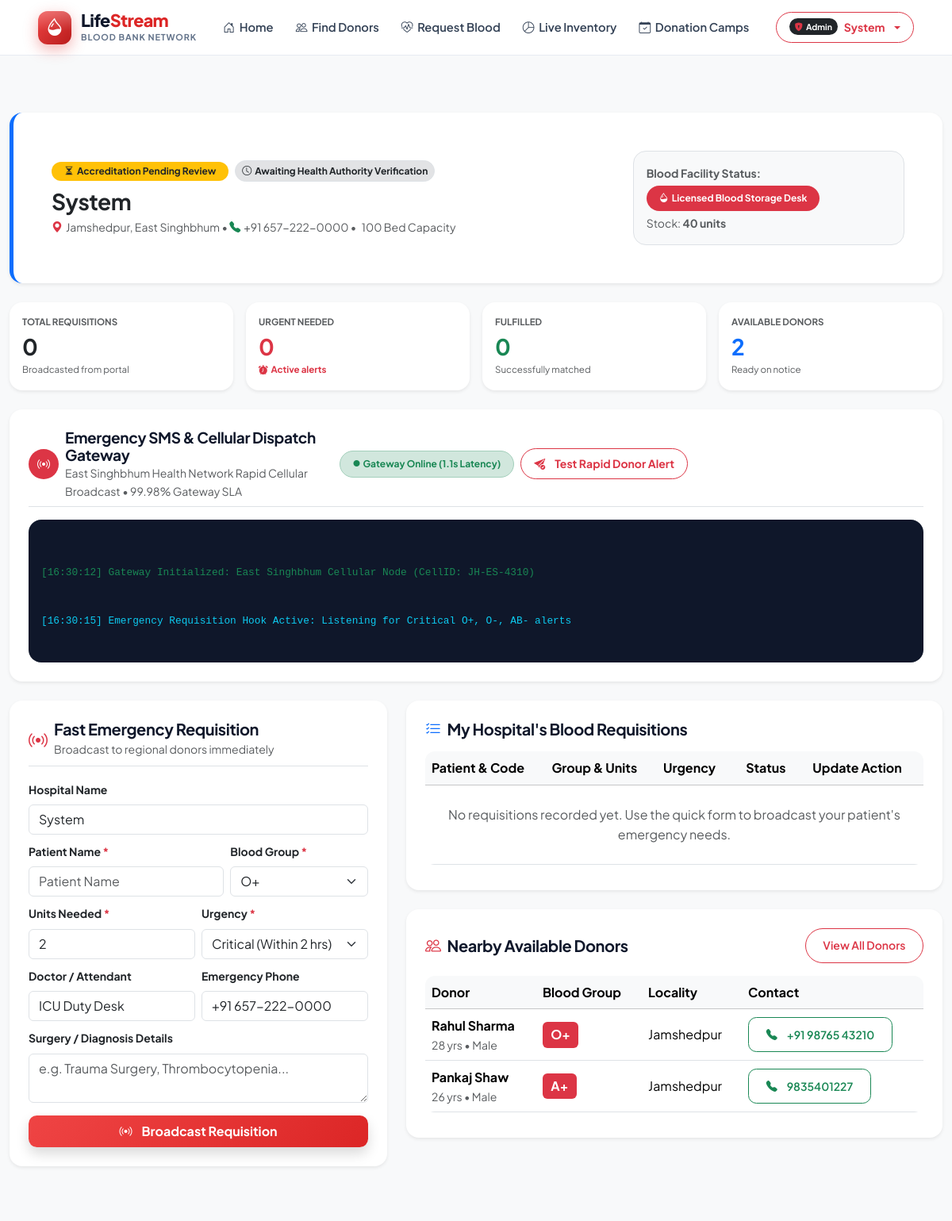
Before: /dashboard/hospital/ (signed in, upper part) with the older database file.
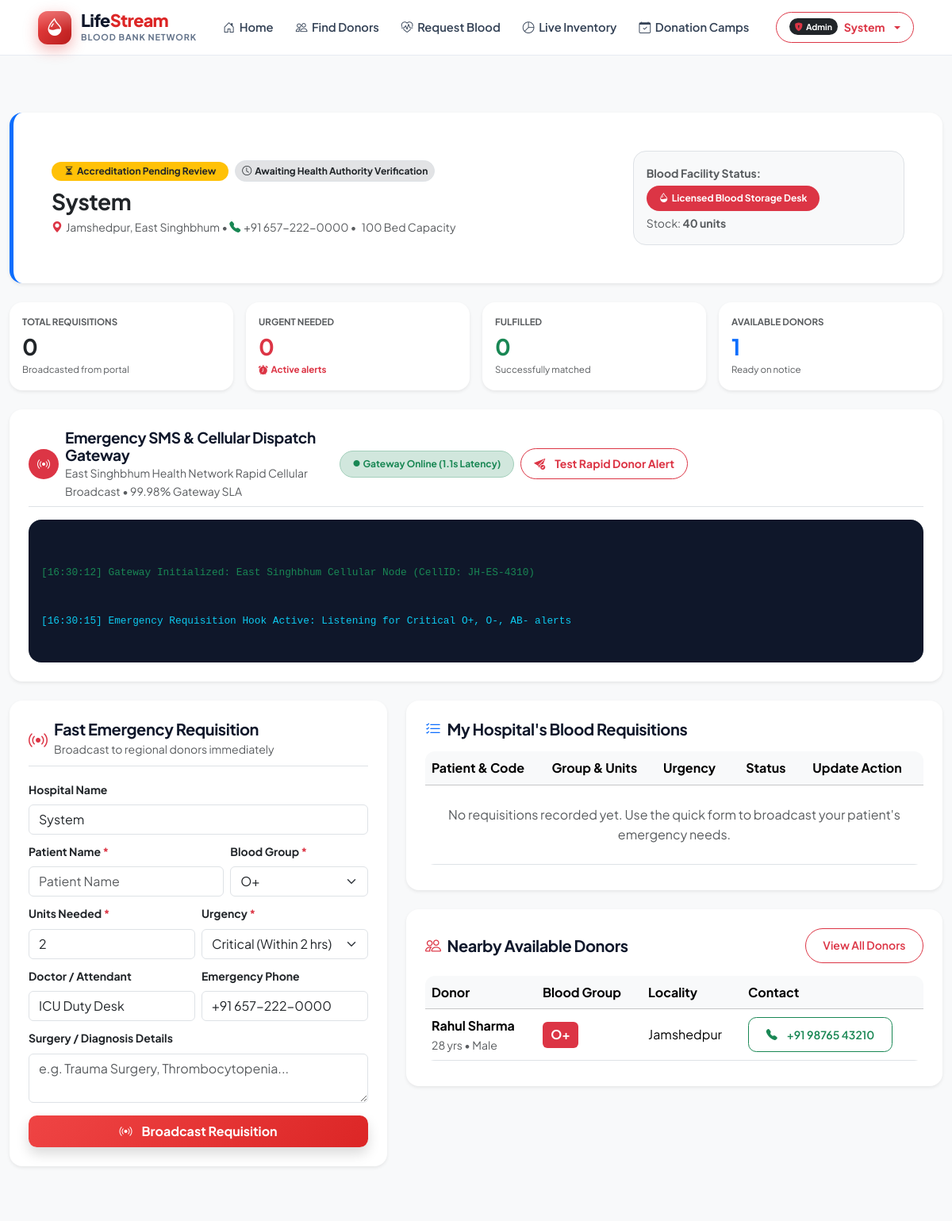
After: the same page with the newer database file.
### bloodbank/models.py (models this page shows, shortened)
class DonorProfile(models.Model):
    user = models.OneToOneField(User, on_delete=models.CASCADE, related_name='donor_profile', null=True, blank=True)
    full_name = models.CharField(max_length=150)
    blood_group = models.CharField(max_length=5, choices=BLOOD_GROUPS)
    age = models.PositiveIntegerField(default=25)
    gender = models.CharField(max_length=15, choices=[('Male', 'Male'), ('Female', 'Female'), ('Other', 'Other')], default='Male')
    phone = models.CharField(max_length=25)
    email = models.EmailField(blank=True)
    address = models.TextField(blank=True)
    city = models.CharField(max_length=100, default='Jamshedpur')
    district = models.CharField(max_length=100, default='East Singhbhum')
    state = models.CharField(max_length=100, default='Jharkhand')
    last_donation_date = models.DateField(null=True, blank=True)
    total_donations = models.PositiveIntegerField(default=0)
    is_available = models.BooleanField(default=True, help_text="Ready to donate blood on emergency notice")
    verified = models.BooleanField(default=True)
    avatar_url = models.URLField(blank=True, default="https://images.unsplash.com/photo-1535713875002-d1d0cf377fde?auto=format&fit=crop&w=300&q=80")
    created_at = models.DateTimeField(auto_now_add=True)

### bloodbank/views.py (the view)
# urls.py: path('dashboard/hospital/', views.dashboard_hospital, name='dashboard_hospital'),
@never_cache
@login_required
def dashboard_hospital(request):
    user_role = getattr(getattr(request.user, 'profile', None), 'role', 'DONOR')
    if user_role == 'DONOR' and not request.user.is_superuser:
        messages.info(request, "You are signed in as a Voluntary Donor. Redirected to Donor Portal.")
        return redirect('dashboard_donor')
    hospital = get_hospital_for_user(request.user)
    if hospital:
        hosp_query = Q(hospital=hospital) | Q(requested_by=request.user)
        if hospital.short_name:
            hosp_query |= Q(hospital_name__icontains=hospital.short_name)
        clean_name = hospital.name.replace("Hospital", "").replace("Medical", "").replace("College", "").replace("Multispeciality", "").strip()
        for w in clean_name.split():
            if len(w) >= 3 and w.lower() not in ['and', 'the']:
                hosp_query |= Q(hospital_name__icontains=w)
        my_requests = BloodRequest.objects.filter(hosp_query).distinct().order_by('-created_at')
    else:
        my_requests = BloodRequest.objects.filter(requested_by=request.user).distinct().order_by('-created_at')
    urgent_count = my_requests.filter(status='Urgent Needed').count()
    fulfilled_count = my_requests.filter(status='Fulfilled').count()
    available_donors = DonorProfile.objects.filter(is_available=True)[:6]
    req_form = BloodRequestForm()
    context = {
        'hospital': hospital,
        'my_requests': my_requests,
        'urgent_count': urgent_count,
        'fulfilled_count': fulfilled_count,
        'available_donors': available_donors,
        'req_form': req_form,
    }
    return render(request, 'bloodbank/dashboard_hospital.html', context)

### bloodbank/context_processors.py (called while the page is built, shortened)
def global_context(request):
    context = {
        'user_role': None,
        'user_donor_profile': None,
        'user_hospital_profile': None,
        'is_donor': False,
        'is_hospital': False,
        'is_admin_role': False,
    }
    if request.user.is_authenticated:
        if request.user.is_superuser:
            context['user_role'] = 'ADMIN'
            context['is_admin_role'] = True
    try:
        from django.db.models import Sum
        total_units = BloodInventory.objects.aggregate(total=Sum('units'))['total'] or 0
        context['global_total_units'] = total_units
        context['global_emergency_count'] = BloodRequest.objects.filter(status='Urgent Needed').count()
    except:
        context['global_total_units'] = 0
        context['global_emergency_count'] = 0
    return context

### templates/bloodbank/dashboard_hospital.html (shortened to what the changed rows need)
{% extends 'bloodbank/base.html' %}
{% load static %}
{% block content %}
<section class="py-5 bg-light min-vh-100">
    <div class="container">
        <div class="card border-0 shadow-sm rounded-4 p-3 p-md-5 mb-4 bg-white border-start border-5 border-primary">
            <div class="row g-4 align-items-center">
                <div class="col-md-8">
                    <h2 class="fw-bold text-dark mb-1 text-break" style="font-size: calc(1.3rem + 0.6vw);">{{ hospital.name|default:user.first_name|default:"Hospital Care Center" }}</h2>
                </div>
            </div>
        </div>
        <div class="row g-3 mb-4">
            <div class="col-6 col-lg-3">
                <div class="card border-0 shadow-sm rounded-4 p-3 bg-white h-100">
                    <span class="text-muted small fw-bold text-uppercase d-block mb-1" style="font-size: 0.72rem;">Available Donors</span>
                    <h3 class="fw-bold text-primary mb-0">{{ available_donors.count }}</h3>
                    <small class="text-muted d-block mt-1" style="font-size: 0.72rem;">Ready on notice</small>
                </div>
            </div>
        </div>
        <div class="row g-4">
            <div class="col-lg-7">
                <div class="card border-0 shadow-sm rounded-4 p-4 bg-white mb-4">
                    <div class="table-responsive">
                        <table class="table table-hover align-middle mb-0">
                            <thead class="table-light">
                                <tr>
                                    <th>Patient &amp; Code</th>
                                    <th>Group &amp; Units</th>
                                    <th>Urgency</th>
                                    <th>Status</th>
                                    <th>Update Action</th>
                                </tr>
                            </thead>
                        </table>
                    </div>
                </div>
                <div class="card border-0 shadow-sm rounded-4 p-3 p-md-4 bg-white">
                    <div class="table-responsive">
                        <table class="table table-hover align-middle mb-0">
                            <thead class="table-light">
                                <tr>
                                    <th>Donor</th>
                                    <th>Blood Group</th>
                                    <th>Locality</th>
                                    <th>Contact</th>
                                </tr>
                            </thead>
                            <tbody>
                                {% for d in available_donors %}
                                <tr>
                                    <td>
                                        <strong>{{ d.full_name }}</strong>
                                        <small class="text-muted d-block">{{ d.age }} yrs &bull; {{ d.gender }}</small>
                                    </td>
                                    <td><span class="badge bg-danger fs-6">{{ d.blood_group }}</span></td>
                                    <td>{{ d.city }}</td>
                                    <td>
                                        <a href="tel:{{ d.phone }}" class="btn btn-sm btn-outline-success">
                                            <i class="bi bi-telephone-fill me-1"></i>{{ d.phone }}
                                        </a>
                                    </td>
                                </tr>
                                {% endfor %}
                            </tbody>
                        </table>
                    </div>
                </div>
            </div>
        </div>
    </div>
</section>
{% endblock %}

Changed rows visible on the page:
removed DonorProfile: full_name "Pankaj Shaw", age "26", gender "Male", blood_group "A+", city "Jamshedpur", phone "9835401227"
Other visible differences:
{{ available_donors.count }}: "2" → "1"
